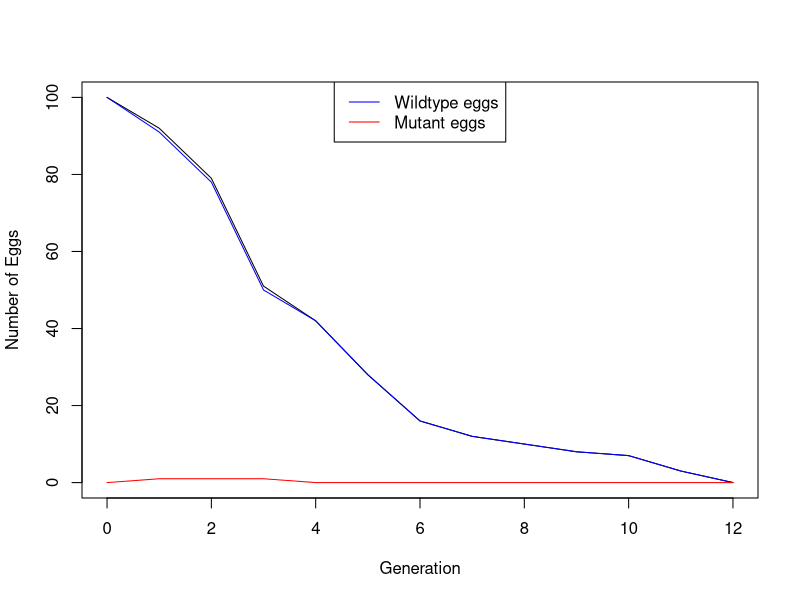
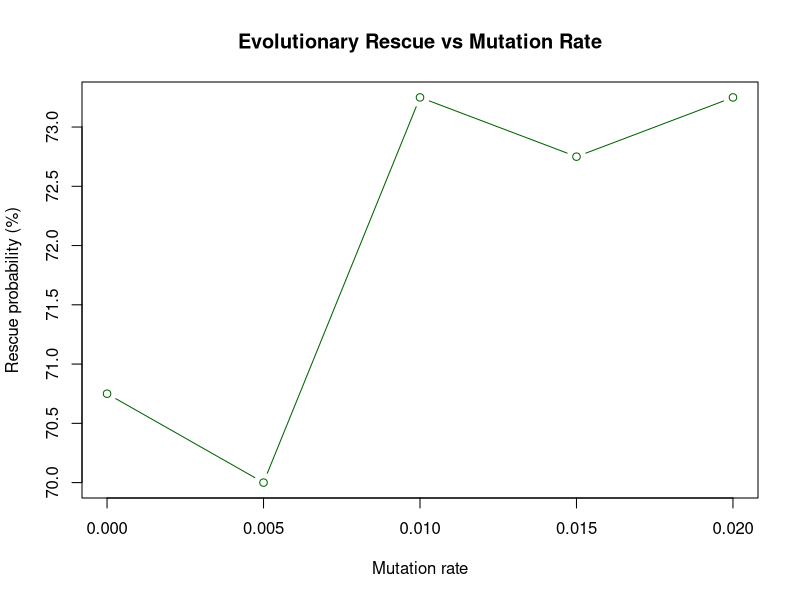
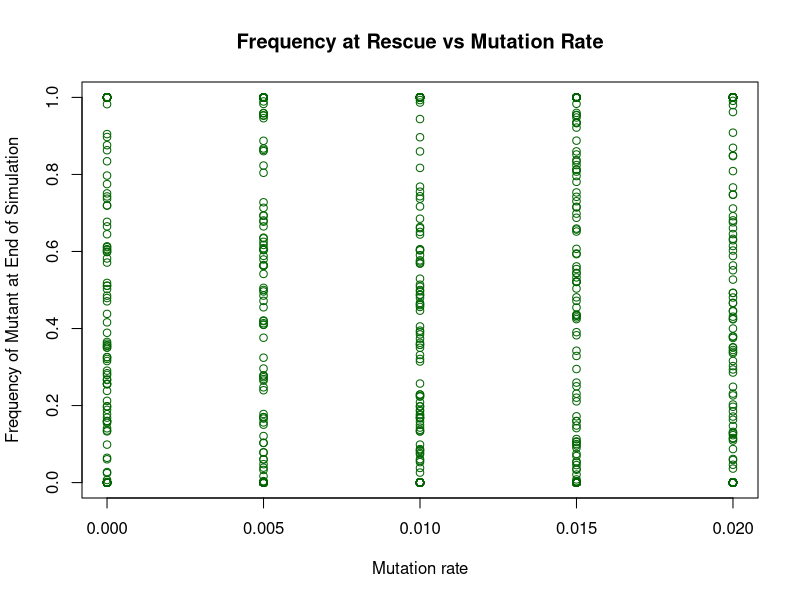
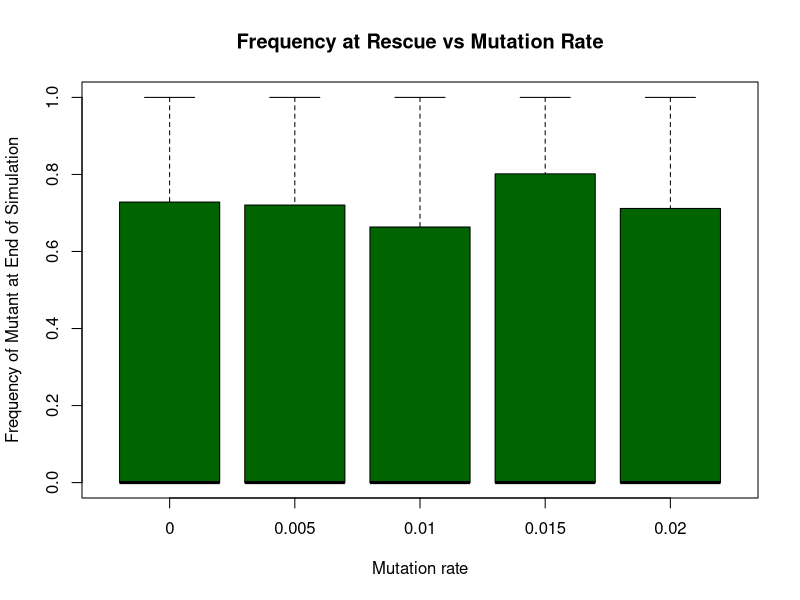

Generate these figures, in order, with R: (Note: this script raises an error after producing the figures.)
## ---- chunk 1
# Simulating one generation:
simulate_one_gen_ls <- function(Z_w, Z_m, f_w, f_m, hZ_w, hZ_m, pZ_w, pZ_m, mut_rate) {

   # we assume that the number of individuals (eggs) is recorded in spring, before eggs hatch and adults reproduce 
  
   # after winter, adults hatch from eggs with hatching rate between 0 and 1

   newAdults_w <- rbinom(1, Z_w,  hZ_w)

   newAdults_m <- rbinom(1, Z_m,  hZ_m)

   # adults produce eggs with fecundity rate f (number of offspring produced per adult)

   newEggs_w <- rpois(1, newAdults_w * f_w)

   newEggs_m <- rpois(1, newAdults_m * f_m)

   # draw new mutants according to Poisson distribution

   mut_w_to_m <- rpois(1, newEggs_w * mut_rate)
   
   # ensure do not mutate more eggs than exist
   
   if (mut_w_to_m > newEggs_w) mut_w_to_m <- newEggs_w
   
   # calculating next generation with no negative number
   
   Z_w_test <- max(Z_w - newAdults_w + newEggs_w - mut_w_to_m, 0)
   Z_m_test <- max(Z_m - newAdults_m + newEggs_m + mut_w_to_m, 0)
   
   # determine new population sizes of eggs, taking into account mortality during winter

   Z_w_new <- rbinom(1, Z_w_test, pZ_w)
   Z_m_new <- rbinom(1, Z_m_test, pZ_m)
   
   return(c(Z_w_new, Z_m_new))
 }

 # Print the function

 print(simulate_one_gen_ls(Z_w=1000, Z_m=0, f_w=2, f_m=2.5, hZ_w=0.5, hZ_m=0.5, pZ_w=0.1, pZ_m=0.1, mut_rate=0.1))

## ---- chunk 2

simulate_pop <- function(Z_init_w, Z_init_m, f_w, f_m, hZ_w, hZ_m, pZ_w, pZ_m, mut_rate, t_max) {
  # Create the vector in which to save the results
  pop_vector <- c(Z_init_w, Z_init_m)
  # initiate the variables
  pop_new <- c(Z_init_w, Z_init_m)
  
  # run the simulation until generation t_max
  for (i in 1:(t_max+1)) {
    # redefine the current population one generation later
    pop_new <- simulate_one_gen_ls(Z_w = pop_new[1], Z_m = pop_new[2], f_w, f_m, hZ_w, hZ_m, pZ_w, pZ_m, mut_rate)
    # add the new population sizes to the output vector
    pop_vector <- rbind(pop_vector,pop_new)
    # condition to stop the simulation before t_max: either the population exceeds 1.5 times the original population size, or it goes extinct
    if (is.na(pop_new[1]) | is.na(pop_new[2])) break
    if (pop_new[1]+pop_new[2]>=100*(Z_init_w+ Z_init_m) | pop_new[1]+pop_new[2]==0) break
  }
  
  # define the row and column names of the output vector
 # rownames(pop_vector) <- (0:t_max)[1:length(pop_vector[,1])] # note that the vector has to be cut if the simulation stopped early
  colnames(pop_vector) <- c("w","m")
  # return the result
  return(pop_vector)	
}


# Test the function and plot the result
# set t_max to a value to be used throughout
max_gen <- 200
# create your simulation data
output <- simulate_pop(Z_init_w = 100, Z_init_m = 0, f_w = 3, f_m = 3, hZ_w = 0.4, hZ_m = 0.5, pZ_w = 0.4, pZ_m = 0.5, mut_rate = 0.001,t_max = max_gen)
# show the last few lines of the data table
print(tail(output))
# plot the output - note that the plot range and the x axis have to be adjusted based on the length of the table
# determine x axis range 
x_range <- 0:(length(output[,1])-1)
# this plots the total population size
plot(x_range,output[,1]+output[,2],type='l',ylim=c(0,max(output[,1]+output[,2])),xlab = "Generation",ylab = "Number of Eggs")
# add number of wild type individuals
lines(x_range,output[,1], col="blue")
# add number of mutant individuals
lines(x_range,output[,2], col="red")
legend("top", legend = c("Wildtype eggs", "Mutant eggs"), 
       col = c("blue", "red"), lty = 1)


## ---- chunk 3
num_rounds <- 100
extinct_count <- 0
rescue_count <- 0


for (i in 1:num_rounds) {
  
  Z_init_w <- 100
  Z_init_m <- 50
  
  round_gen <- simulate_pop(Z_init_w = 100, Z_init_m = 50, f_w = 3, f_m = 3, 
                            hZ_w = 0.5, hZ_m = 0.5, pZ_w = 0.5, pZ_m = 0.5, 
                            mut_rate = 0.02,t_max = max_gen)
  
  total_pop <- round_gen[dim(round_gen)[1],1] + round_gen[dim(round_gen)[1],2]

  
   if (total_pop == 0) {
     extinct_count <- extinct_count + 1
   }

   else if (total_pop > (Z_init_w + Z_init_m)){
     rescue_count <- rescue_count + 1
   }

  prob_rescue <- rescue_count/num_rounds*100
  prob_extinct <- extinct_count/num_rounds*100
  
}
prob_rescue
## ---- chunk 4
num_rounds <- 400
inita_pop <- 1000+50
mut_rates <- seq(0, 0.02, by = 0.005)

    
    # creating a data frame to keep all output
    
    results <- data.frame(mut_rate=numeric(), rescue_prob=numeric(), extinct_prob=numeric(), rescue_by_w=numeric(), rescue_by_m=numeric())
    freq_df <- data.frame(array(NA, dim =c(0,3), dimnames = list(c(), c("mutation_rate", "wildtype", "mutant"))))
 
    # for (i in 1:num_rounds)   
  for (mut in mut_rates) {
  
  extinct_count <- 0
  rescue_count <- 0
  
  for (i in 1:num_rounds){
   
  
    sim <- simulate_pop(Z_init_w = 100, Z_init_m = 50, f_w = 3, f_m = 3, 
                            hZ_w = 0.5, hZ_m = 0.5, pZ_w = 0.5, pZ_m = 0.5, 
                            mut_rate = mut_rates,t_max = max_gen)
  
    # total_pop <- round_gen[dim(round_gen)[1],1] + round_gen[dim(round_gen)[1],2]
    total_pop <- sum(tail(sim, 1))
  
  
    if (total_pop == 0){ 
        extinct_count <- extinct_count + 1
    
    # if (total_pop > inita_pop)
    }
    else{
      rescue_count <- rescue_count + 1
      freq_df <- rbind(freq_df, c(mut, sim[nrow(sim),1]/total_pop, sim[nrow(sim),2]/total_pop))
   }
}
    
   # result for each mutation rate
  results <- rbind(results, data.frame(mut_rates = mut, 
                                       prob_rescue = rescue_count/num_rounds * 100, 
                                       prob_extinct = extinct_count/num_rounds * 100))
}
    print(results)
    
    colnames(freq_df) <- c("mutation_rate", "wildtype", "mutant")
    print(freq_df)
    
    # plot for rescue probability
    
    plot(results$mut_rates, results$prob_rescue, type='b',  
         col='darkgreen', pch=21, xlab='Mutation rate', 
         ylab='Rescue probability (%)',
         main='Evolutionary Rescue vs Mutation Rate')
    
    # frequency plot against mutation rate
    
    plot(freq_df$mutation_rate, freq_df$mutant, type='p',  
         col='darkgreen', pch=21, xlab='Mutation rate', 
         ylab='Frequency of Mutant at End of Simulation',
         main='Frequency at Rescue vs Mutation Rate')
    
    # boxplot for frequency and mutation rate
    boxplot(mutant ~ mutation_rate,
        data = freq_df,
        col = "darkgreen",
        border = "black",
        xlab = "Mutation rate",
        ylab = "Frequency of Mutant at End of Simulation",
        main = "Frequency at Rescue vs Mutation Rate")
    
## ---- chunk 5
# set some parameters to fixed values
init_a <- 100
init_A <- 0
m_rate <- 0.001
max_gen <- 1000
# determine how often to run the simulation for each set of parameters
no_replicates <- 100

# set parameters to vary
s_values <- c(0.2,0.3,0.4)
r_values <- c(0.05,0.1,0.15)

# initialize data table - where to collect the results
data_table <- c()
# run the simulation across all chosen parameters
# loop over decay rates
for(rval in r_values){
  # loop over selection coefficients
  for(sval in s_values){
    # different way of running many simulations: make replicates using "repeat" function with a counter i
    # reset counter
    i<-1
    repeat {
      # increase counter by one
      i<-i+1
      # run the simulation once
      one_run <- simulate_pop(init_a,init_A,rval,sval,m_rate,max_gen)
      # determine total population sizes
      total_size <- one_run[,1]+one_run[,2]
      # determine minimum population size
      min_size <- min(total_size)
      # determine (first) generation at which this population size occurred
      min_gen <- as.numeric(which(total_size==min_size)[1])
      # enter the data into the table
      data_table <- rbind(data_table,c(rval,sval,min_gen,min_size)) # note that we add the varying parameters (decay rate and selection coefficient) to the table too
      # stop the repeated computation after no_replicates times
      if(i>no_replicates) break
    }
  }
}
# define column names of data table
colnames(data_table) <- c("r","s","min_gen","no_min")
# show the first lines of the output
print(head(data_table))
